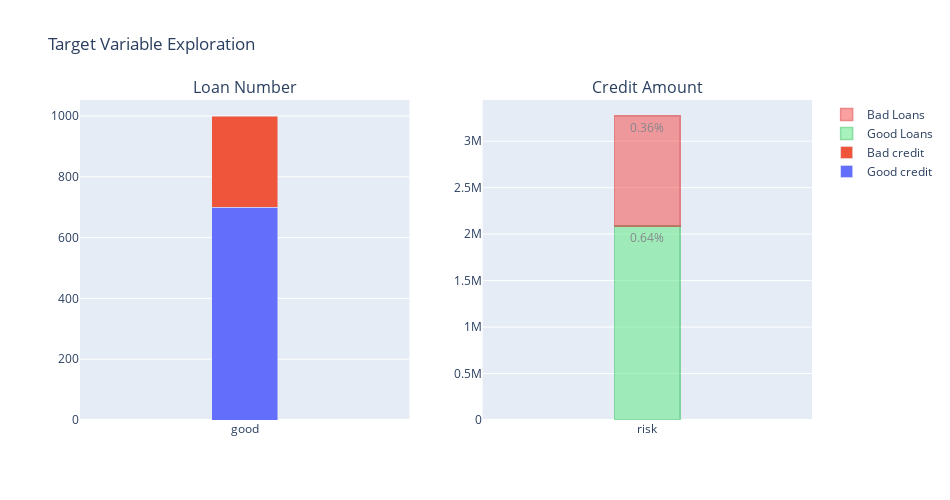

The cell this chart's notebook holds for it:
### Code cell
fig = make_subplots(rows=1, cols=2, specs=[[{}, {}]],
                          subplot_titles=('Loan Number','Credit Amount'))
fig.append_trace(trace0a, 1, 1)
fig.append_trace(trace1a, 1, 1)
fig.append_trace(trace0b, 1, 2)
fig.append_trace(trace1b, 1, 2)


fig['layout'].update(height=500, width=950, title='Target Variable Exploration', boxmode='group', barmode='stack')
fig['layout'].update(height=500, width=950, title='Target Variable Exploration', boxmode='group')

py.iplot(fig, filename='combined-savings')

### Figure 1 — Plotly figure (JSON) as saved in the notebook; plotly's stock layout.template omitted (floating-point values rounded to 4 significant figures)
{"data": [{"name": "Good credit", "type": "bar", "width": [0.2, 0.2], "x": ["good", "bad"], "xaxis": "x", "y": [700], "yaxis": "y"}, {"name": "Bad credit", "type": "bar", "width": [0.2, 0.2], "x": ["good", "bad"], "xaxis": "x", "y": [300], "yaxis": "y"}, {"marker": {"color": "rgb(111, 235, 146)", "line": {"color": "rgb(60, 199, 100)", "width": 1.5}}, "name": "Good Loans", "opacity": 0.6, "text": ["0.64%"], "textposition": "auto", "type": "bar", "width": [0.2, 0.2], "x": ["risk"], "xaxis": "x2", "y": [2089820], "yaxis": "y2"}, {"marker": {"color": "rgb(247, 98, 98)", "line": {"color": "rgb(225, 56, 56)", "width": 1.5}}, "name": "Bad Loans", "opacity": 0.6, "text": ["0.36%"], "textposition": "auto", "type": "bar", "width": [0.2, 0.2], "x": ["risk"], "xaxis": "x2", "y": [1181438], "yaxis": "y2"}], "layout": {"annotations": [{"font": {"size": 16}, "showarrow": false, "text": "Loan Number", "x": 0.225, "xanchor": "center", "xref": "paper", "y": 1, "yanchor": "bottom", "yref": "paper"}, {"font": {"size": 16}, "showarrow": false, "text": "Credit Amount", "x": 0.775, "xanchor": "center", "xref": "paper", "y": 1, "yanchor": "bottom", "yref": "paper"}], "barmode": "stack", "boxmode": "group", "height": 500, "title": {"text": "Target Variable Exploration"}, "width": 950, "xaxis": {"anchor": "y", "domain": [0, 0.45]}, "xaxis2": {"anchor": "y2", "domain": [0.55, 1]}, "yaxis": {"anchor": "x", "domain": [0, 1]}, "yaxis2": {"anchor": "x2", "domain": [0, 1]}}}
